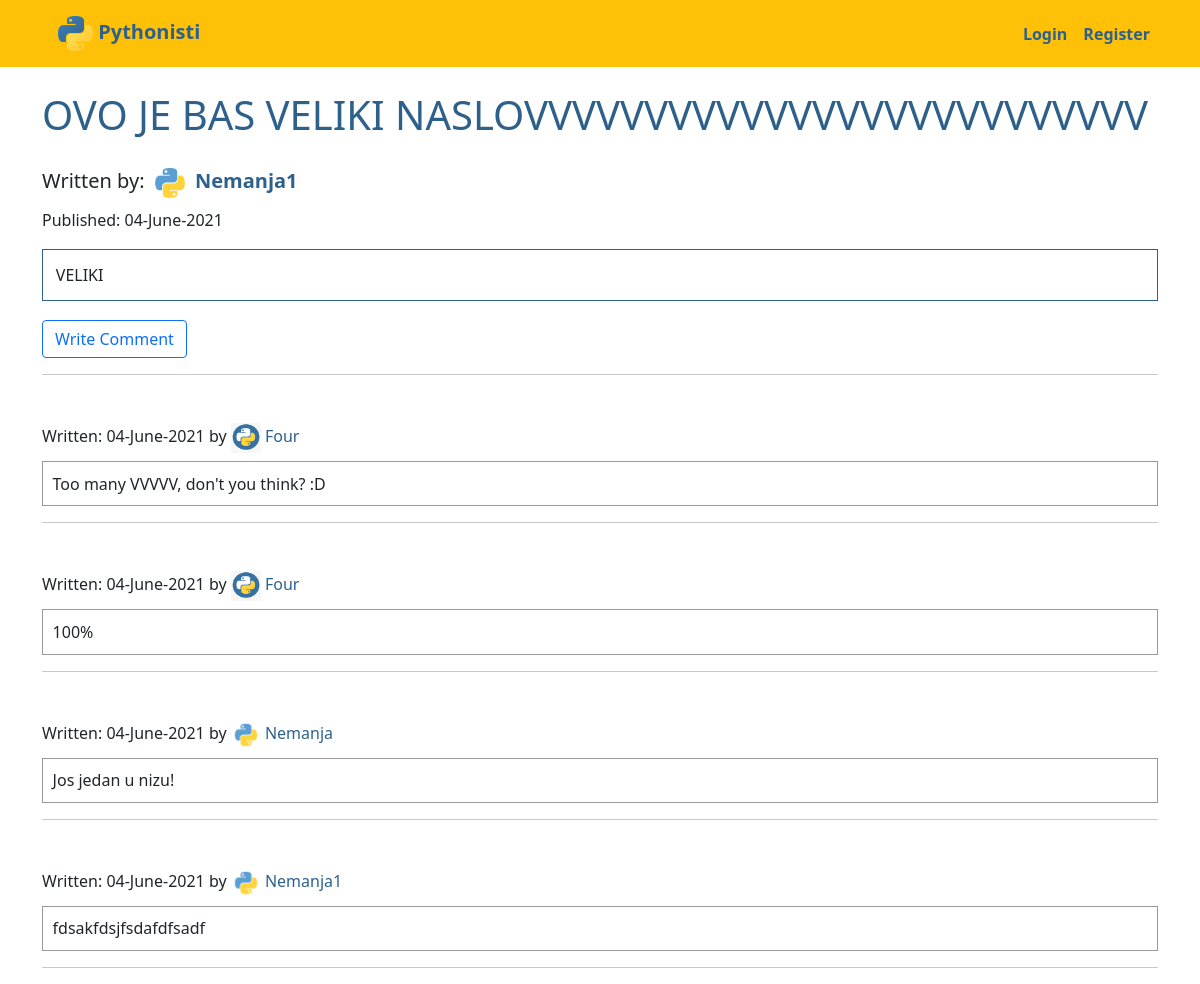
Screenshot of /blogs/2 with the database file from the repository.
### myproject/models.py (models this page shows, shortened)
class Blog(db.Model):
    __tablename__ = 'blogs'
    id = db.Column(db.Integer, primary_key=True)
    date = db.Column(db.DateTime, nullable=False, default=datetime.utcnow, index=True)
    title = db.Column(db.String(125), nullable=False, index=True)
    text = db.Column(db.Text, nullable=False, index=True)
    comments = db.relationship('Comment', backref='blog', lazy=True, cascade="all, delete-orphan")
    users = db.relationship(User)
    user_id = db.Column(db.Integer, db.ForeignKey('users.id'), nullable=False)

class User(db.Model, UserMixin):
    __tablename__ = 'users'
    id = db.Column(db.Integer, primary_key=True)
    profile_image = db.Column(db.String(255), nullable=False, default='default_profile.png')
    email = db.Column(db.String(64), unique=True, index=True)
    username = db.Column(db.String(64), unique=True, index=True, nullable=False)
    password_hash = db.Column(db.String(255), nullable=False, index=True)
    posts = db.relationship('Blog', backref='author', lazy=True, cascade="all, delete-orphan")
    comments = db.relationship('Comment', backref='comment_author', lazy=True, cascade="all, delete-orphan")
    send_messages = db.relationship(
        'Message',
        backref='sender',
        foreign_keys='Message.sender_id',
        lazy=True,
        cascade="save-update")
    receive_messages = db.relationship(
        'Message',
        backref='receiver',
        foreign_keys='Message.receiver_id',
        lazy=True,
        cascade="save-update")

class Comment(db.Model):
    __tablename__ = 'comments'
    id = db.Column(db.Integer, primary_key=True)
    date = db.Column(db.DateTime, nullable=False, default=datetime.utcnow, index=True)
    text = db.Column(db.Text, nullable=False, index=True)
    users = db.relationship(User)
    user_id = db.Column(db.Integer, db.ForeignKey('users.id'), nullable=False)
    blogs = db.relationship(Blog)
    blog_id = db.Column(db.Integer, db.ForeignKey('blogs.id'), nullable=False)

### myproject/blogs/views.py (the view)
@blogs_blueprint.route('/<int:blog_post_id>')
def blog_post(blog_post_id):
    blog_post_query = Blog.query.get_or_404(blog_post_id)
    comments = Comment.query.filter_by(blog_id=blog_post_id).all()
    return render_template('blog_post.html',
                           title=blog_post_query.title,
                           date=blog_post_query.date,
                           post=blog_post_query,
                           comments=comments)

### myproject/blogs/templates/blogs/blog_post.html (shortened to what this page needs)
{% extends 'base.html' %}
{% block content %}
    <div class="jumbotron">
        <h1>{{ title }}</h1>
        <h5>
            Written by:
            <img src="{{ url_for('static', filename='profile_pics/'+post.author.profile_image) }}" height="40" width="40" alt="Profile Picture">
            <a href="{{ url_for('users.user_posts', username=post.author.username) }}" class="author_name_link">
                {{ post.author.username|capitalize }}
            </a>
        </h5>
        <h6>Published: {{ date.strftime("%d-%B-%Y") }}</h6>
        <div class="main_post">
          <p>{{ post.text }}</p>
        </div>
        {% if post.author == current_user %}
            <div>
                <a href="{{ url_for('comments.create_comment', blog_post_id=post.id) }}" class="btn btn-outline-primary blue_btn">Write Comment</a>
                <a href="{{ url_for('blogs.update_post', blog_post_id=post.id) }}" class="btn btn-warning">Update Post</a>
                <button type="button"
                        class="btn btn-outline-danger"
                        data-bs-toggle="modal"
                        data-bs-target="#del_modal">
                    Delete Post
                </button>
            </div>
        {% else %}
            <div>
                <a href="{{ url_for('comments.create_comment', blog_post_id=post.id) }}" class="btn btn-outline-primary blue_btn">Write Comment</a>
            </div>
        {% endif %}
        <hr>
    </div>
    {% for comment in comments %}
    <div class="jumbotron mt-5">
        <h6>
            Written: {{ date.strftime("%d-%B-%Y") }}
            by
            <img src="{{ url_for('static', filename='profile_pics/'+comment.comment_author.profile_image) }}" height="30" width="30" alt="Profile Picture">
            <a href="{{ url_for('users.user_posts', username=comment.comment_author.username) }}">
                {{ comment.comment_author.username|capitalize }}
            </a>
        </h6>
        <div class="post_comments">
          <p>{{ comment.text }}</p>
        </div>
    </div>
        <hr>
    {% endfor %}
{% endblock %}

### myproject/static/css/style.css (style rules this page uses)
:root { --white_letters: #e6e8ea; --yellow: #ffdf76; --dark_yellow: #e3bb09; --light_blue: #75a8d3; --blue: #3776a6; --dark_blue: #2d618c; --dark_letters: #444; }
body { width: 100%; height: 100vh; }
* { margin: 0; padding: 0; box-sizing: border-box; scroll-behavior: smooth; transition: 0.3s; }
a { text-decoration: none; color: var(--dark_blue); }
p { margin: 0; }
h1 { color: var(--dark_blue); margin-bottom: 1.5rem; }
.author_name_link { font-weight: bold; color: var(--dark_blue); }
.main_post { border: 1px solid var(--dark_blue); padding: 0.8rem; margin: 1.2rem auto; }
.post_comments { border: 1px solid rgba(0,0,0,0.4); padding: 0.6rem; margin-bottom: 1rem; }

### rows the page displays
Blog: title "OVO JE BAS VELIKI NASLOVVVVVVVVVVVVVVVVVVVVVVVVVV", strftime "04-June-2021", text "VELIKI"
User: profile_image (placeholder picture), author.username "Nemanja1"
Comment: profile_image (picture), comment_author.username "Four", text "Too many VVVVV, don't you think? :D"
Comment: profile_image (picture), comment_author.username "Four", text "100%"
Comment: profile_image (placeholder picture), comment_author.username "Nemanja", text "Jos jedan u nizu!"
Comment: profile_image (placeholder picture), comment_author.username "Nemanja1", text "fdsakfdsjfsdafdfsadf"
